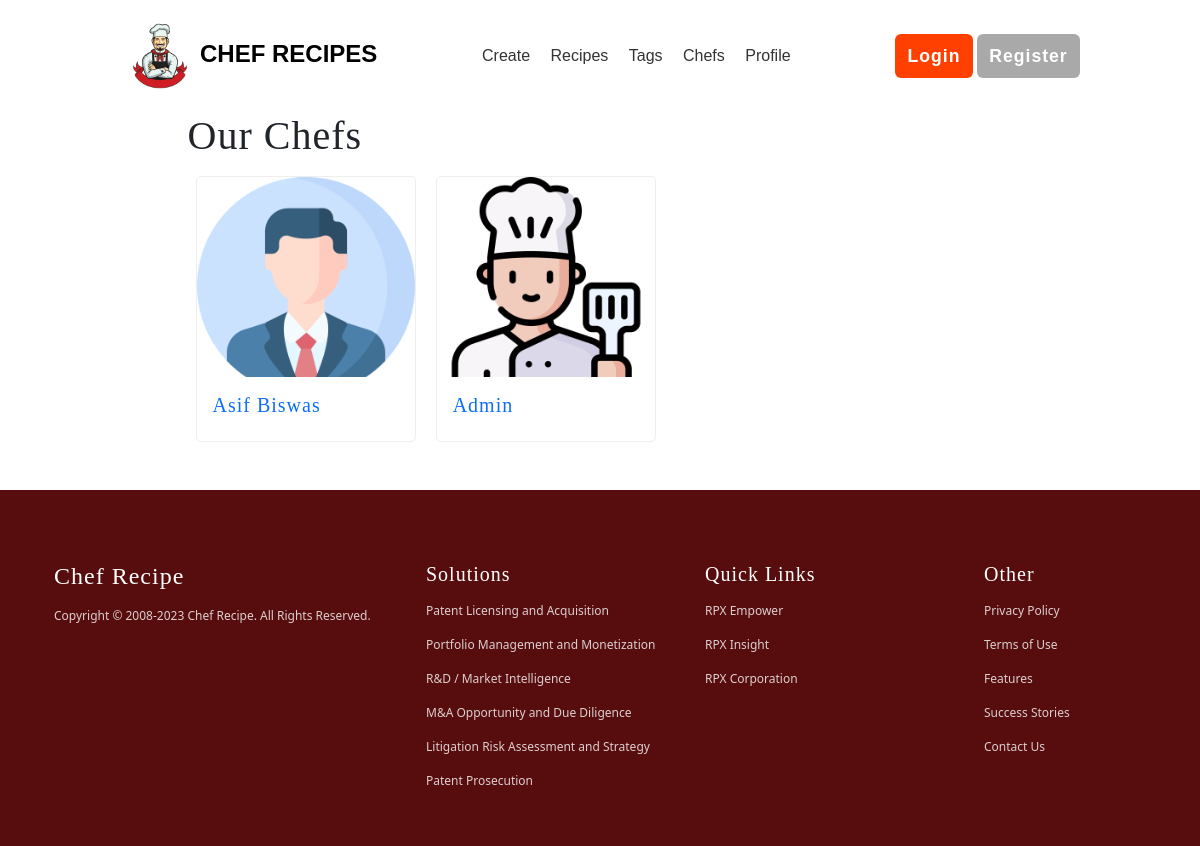
Page /chefs on the earlier database version.
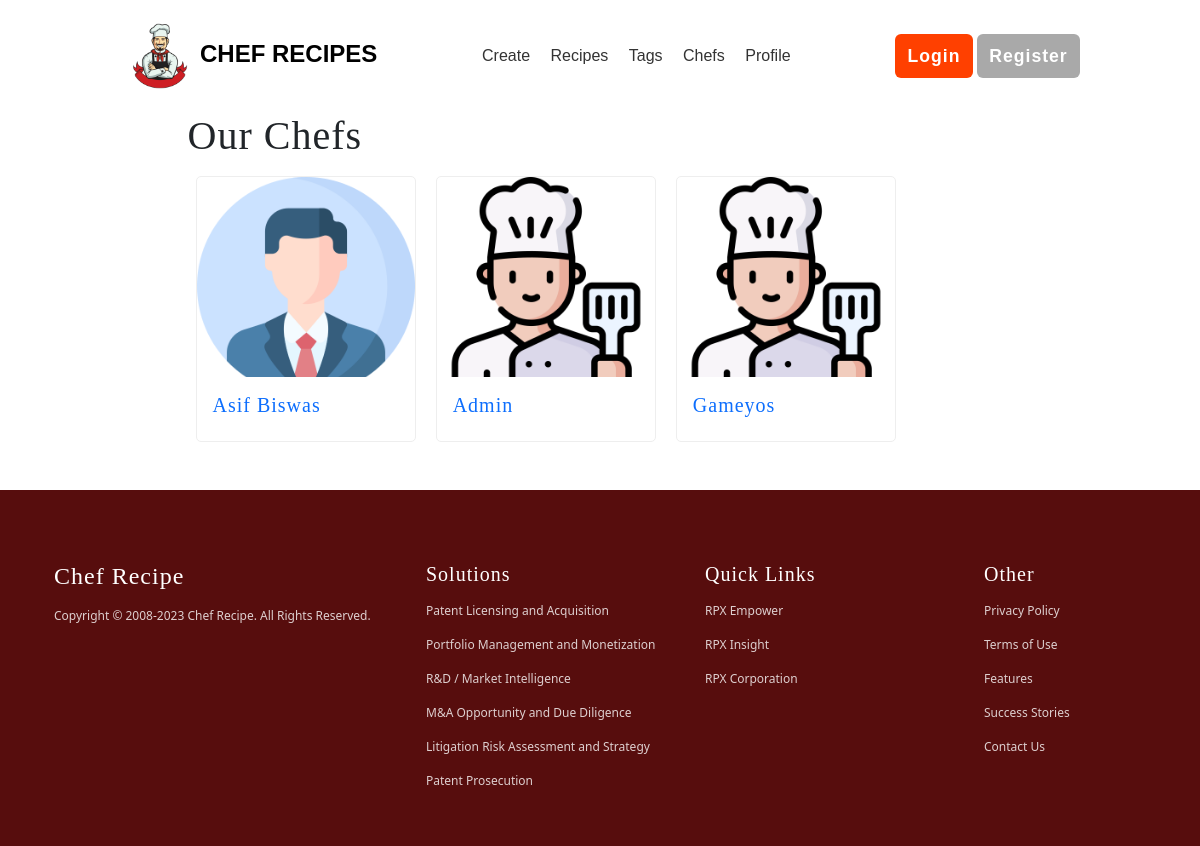
Same page on the later database version.
### account/models.py (models this page shows, shortened)
class UserProfile(models.Model):
    user = models.OneToOneField(User, on_delete=models.CASCADE)
    full_name = models.CharField(max_length=100, blank=True)
    profile_picture = models.ImageField(upload_to='profile_pictures', blank=True)
    bio = models.TextField(blank=True)
    other_details = models.TextField(blank=True)
    verified = models.BooleanField(default=False)
    social_media_links = models.TextField(blank=True)
    created_at = models.DateTimeField(auto_now_add=True)
    updated_at = models.DateTimeField(auto_now=True)

### main/views.py (the view)
# urls.py: path('chefs', views.chefs, name='chefs'),
def chefs(request):
    chefList = UserProfile.objects.all()
    return render(request, 'main/chefs.html', {"chefs" : chefList})

### templates/main/chefs.html
{% extends 'includes/base.html' %}
{% load static %}
{% block body %}
<div style="width: 100%; max-width: 825px; margin: auto;" class=" md-p-3 mb-5  ">
    <h1 class="mx-md-n5">Our Chefs</h1>
    <div class="mt-3">
        {% for i in chefs %}
        <div class="card d-inline-block mx-2 " style="width: 18rem;" >
            <div style="width: 100%; height: 200px; background-image: url('{% if i.profile_picture %}{{i.profile_picture.url}}{% else %}{% static 'images/cheficon.png' %}{% endif %}'); background-size: cover;">
            </div>
            <div class="card-body">
              <a href="{% url 'account:profile' i.user %}"><h5 class="card-title">{{i.full_name}}</h5></a>
            </div>
          </div>
        {% endfor %}
    </div>
</div>
{% endblock %}

Differences in the rows shown:
added UserProfile: full_name "Gameyos"
